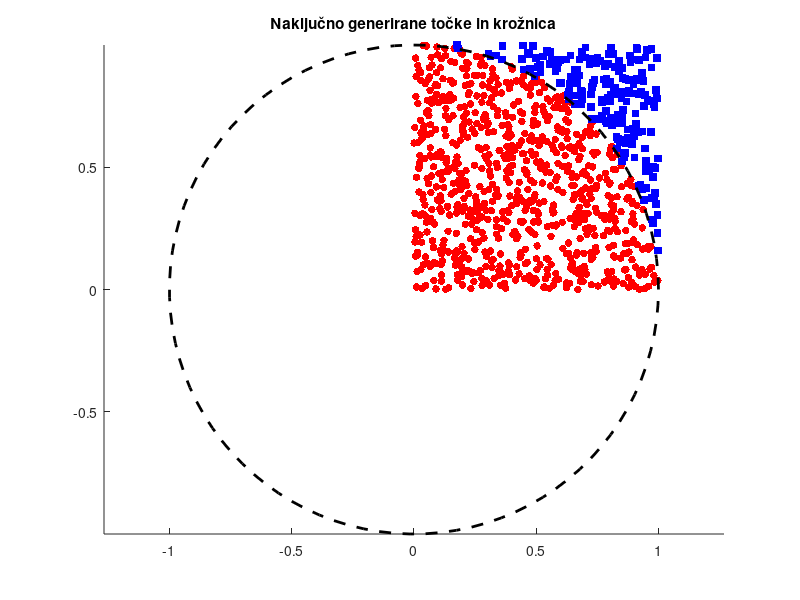

Recreate this plot in MATLAB.
function plot_random_points()
    % Število naključnih točk
    stevilo_tock = 1000;

    % Generiraj naključne točke znotraj enotskega kvadrata
    x = rand(1, stevilo_tock);
    y = rand(1, stevilo_tock);

    % Preveri, ali so točke znotraj kroga
    razdalja = sqrt(x.^2 + y.^2);
    znotraj_kroga = razdalja <= 1;

    % Koordinate točk znotraj kroga in zunaj kroga
    krog_x = x(znotraj_kroga);
    krog_y = y(znotraj_kroga);
    kvadrat_x = x(~znotraj_kroga);
    kvadrat_y = y(~znotraj_kroga);

    % Ustvari novo sliko
    figure;

    % Riši točke znotraj kroga v rdeči barvi s krogci
    scatter(krog_x, krog_y, 30, 'r', 'filled', 'DisplayName', 'Znotraj kroga');

    hold on; % Nadaljuj risanje na isti sliki

    % Riši točke zunaj kroga v modri barvi s kvadrati
    scatter(kvadrat_x, kvadrat_y, 30, 'b', 's', 'filled', 'DisplayName', 'Zunaj kroga');

    % Anonimna funkcija za izris loka krožnice
    n = 100; % Število točk na loku
    theta = linspace(0, 2*pi, n);
    x_circle = cos(theta);
    y_circle = sin(theta);

    % Riši lok krožnice v črni barvi
    plot(x_circle, y_circle, 'k--', 'LineWidth', 2, 'DisplayName', 'Krožnica');


    % Prikaži rezultat
    axis equal;
    title('Naključno generirane točke in krožnica');
end